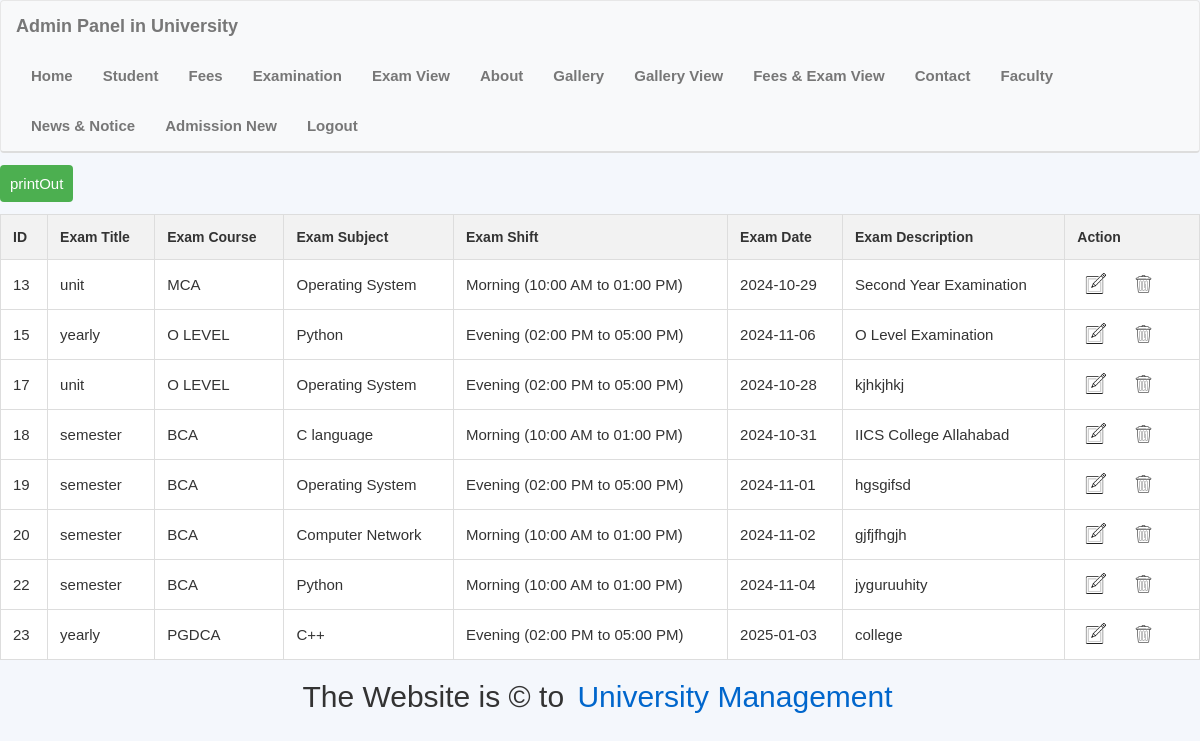
The app's page /_admin/exam_view.php (signed in) with its own data.
### tables this page shows
CREATE TABLE `exam` (
  `exam_id` int(11) NOT NULL,
  `exam_title` varchar(255) NOT NULL,
  `exam_course` varchar(255) NOT NULL,
  `exam_subject` varchar(255) NOT NULL,
  `exam_shift` varchar(255) NOT NULL,
  `exam_date` varchar(255) NOT NULL,
  `exam_decription` varchar(255) NOT NULL
);

CREATE TABLE `exam_title` (
  `title_id` int(11) NOT NULL,
  `title_name` varchar(255) NOT NULL
);

CREATE TABLE `course` (
  `course_id` int(10) NOT NULL,
  `course_name` varchar(100) NOT NULL,
  `course_fess` varchar(10) NOT NULL
);

CREATE TABLE `subtable` (
  `sub_id` int(11) NOT NULL,
  `sub_name` varchar(255) NOT NULL,
  `sub_course_id` varchar(255) NOT NULL
);

### _admin/includes/function.php (called while the page is built, shortened)
<?php include("db_connect.php"); ?>
<?php
function get_single_value($table, $col_id, $col_name, $sel)
{
    global $con;
    $sql = "select $col_name from $table where $col_id=$sel";
    $rs = mysqli_query($con, $sql) or die(mysqli_error($con));
    $data = mysqli_fetch_assoc($rs);
    return $data[$col_name];
}
?>

### _admin/exam_view.php (the view, shortened to what this page needs)
<?php
include_once("includes/header.php");
?>
<form action="lib/exam.php" name="exam_view" id="exam_view" method="post">
    <table width="95%" align="center" border="1">
        <tr><a href="javascript:printOut();">printOut</a></tr>
        <tr align="center" class="student_heading">
            <th>ID</th>
            <th>Exam Title</th>
            <th>Exam Course</th>
            <th>Exam Subject</th>
            <th>Exam Shift</th>
            <th>Exam Date</th>
            <th>Exam Description</th>
            <th>Action</th>
        </tr>
        <tbody class="student_view">
            <?php
            $sql = "SELECT * FROM exam";
            $rs = mysqli_query($con, $sql);
            if (mysqli_num_rows($rs)) {
                while ($data = mysqli_fetch_assoc($rs)) {
                    ?>
                    <tr align="center">
                        <td><?= $data['exam_id'] ?></td>
                        <td><?= get_single_value("exam_title", "title_id", "title_name",$data['exam_title']); ?></td>
                        <td><?= get_single_value('course','course_id','course_name',$data['exam_course']);?></td>
                        <td><?=get_single_value("subtable", "sub_id", "sub_name", $data['exam_subject']); ?></td>
                        <td><?= $data['exam_shift'] ?></td>
                        <td><?= $data['exam_date'] ?></td>
                        <td><?= $data['exam_decription'] ?></td>
                        <td><a href="exam_edit.php?exam_id=<?= $data['exam_id'] ?>"><img src="image/edit.png" hight="25"
                                    width="25"></a>
                            <a href="javascript:delete_exam(<?= $data['exam_id'] ?>)"><img src="image/delete.png" hight="25"
                                    width="25"></a>
                        </td>
                    </tr>
                    <?php
                }
            }
            ?>
        </tbody>
    </table>
</form>
<?php include_once('includes/footer.php') ?>

### _admin/includes/header.php (style rules this page uses)
body { background-color: #f4f7fc; font-family: 'Arial', sans-serif; font-size: 15px; margin: 0; padding: 0; }

### _admin/exam_view.php (style rules this page uses)
table { width: 100%; border-collapse: collapse; margin: 20px 0; background-color: #fff; }
table td, table th { padding: 12px; text-align: left; border: 1px solid #ddd; }
table th { background-color: #f2f2f2; }
a { text-decoration: none; color: #0066cc; padding: 5px; }
.student_heading th { font-size: 14px; font-weight: bold; background-color: #f2f2f2; color: #333; }
.student_view td a { margin-right: 10px; }

### records on screen
exam: exam_id "13", exam_title.title_name "unit", exam_course.course_name "MCA", exam_subject.sub_name "Operating System", exam_shift "Morning (10:00 AM to 01:00 PM)", exam_date "2024-10-29", exam_decription "Second Year Examination"
exam: exam_id "15", exam_title.title_name "yearly", exam_course.course_name "O LEVEL", exam_subject.sub_name "Python", exam_shift "Evening (02:00 PM to 05:00 PM)", exam_date "2024-11-06", exam_decription "O Level Examination"
exam: exam_id "17", exam_title.title_name "unit", exam_course.course_name "O LEVEL", exam_subject.sub_name "Operating System", exam_shift "Evening (02:00 PM to 05:00 PM)", exam_date "2024-10-28", exam_decription "kjhkjhkj"
exam: exam_id "18", exam_title.title_name "semester", exam_course.course_name "BCA", exam_subject.sub_name "C language", exam_shift "Morning (10:00 AM to 01:00 PM)", exam_date "2024-10-31", exam_decription "IICS College Allahabad"
exam: exam_id "19", exam_title.title_name "semester", exam_course.course_name "BCA", exam_subject.sub_name "Operating System", exam_shift "Evening (02:00 PM to 05:00 PM)", exam_date "2024-11-01", exam_decription "hgsgifsd"
exam: exam_id "20", exam_title.title_name "semester", exam_course.course_name "BCA", exam_subject.sub_name "Computer Network", exam_shift "Morning (10:00 AM to 01:00 PM)", exam_date "2024-11-02", exam_decription "gjfjfhgjh"
exam: exam_id "22", exam_title.title_name "semester", exam_course.course_name "BCA", exam_subject.sub_name "Python", exam_shift "Morning (10:00 AM to 01:00 PM)", exam_date "2024-11-04", exam_decription "jyguruuhity"
exam: exam_id "23", exam_title.title_name "yearly", exam_course.course_name "PGDCA", exam_subject.sub_name "C++", exam_shift "Evening (02:00 PM to 05:00 PM)", exam_date "2025-01-03", exam_decription "college"
